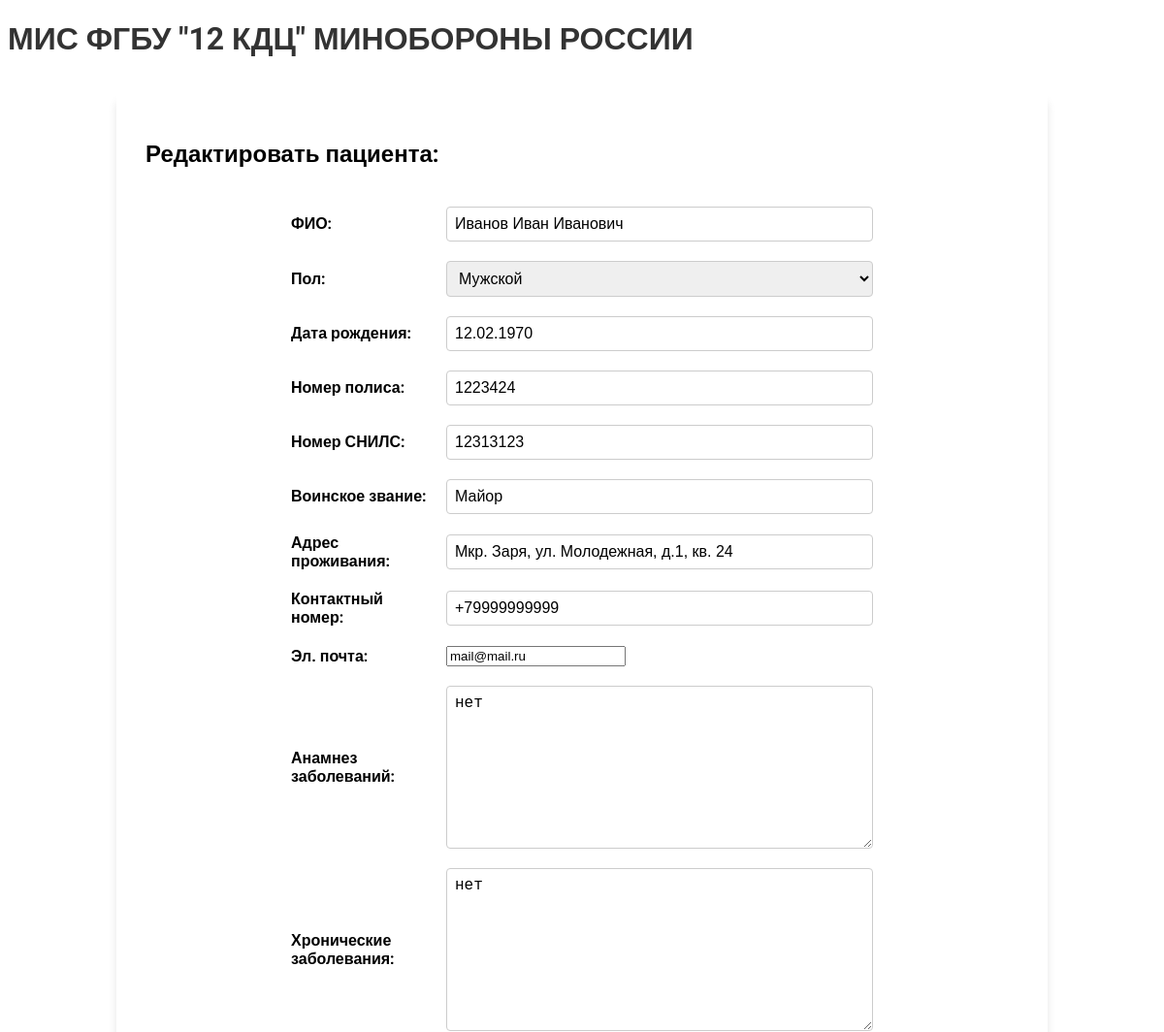
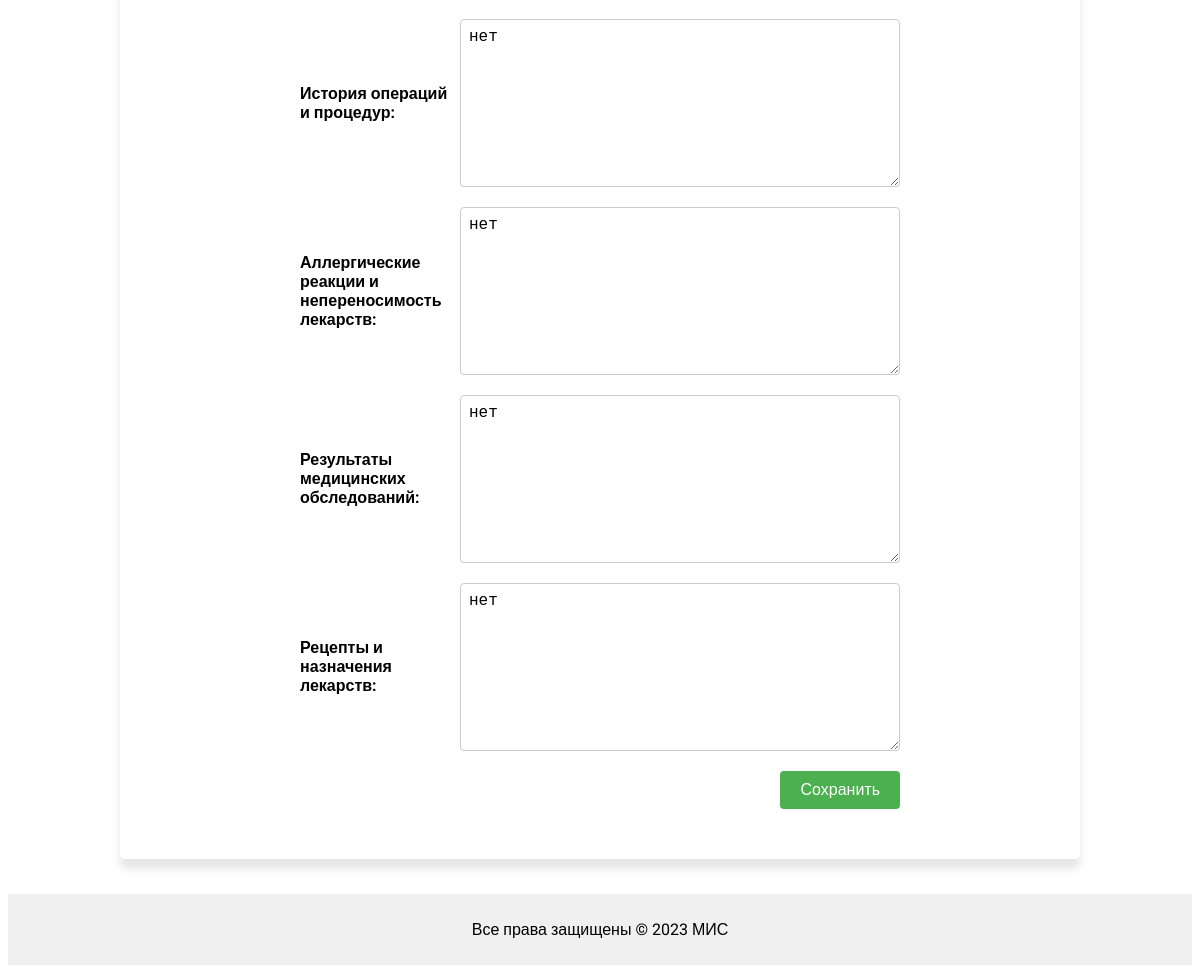
Page /patients/1/edit/ on the committed database (2 pictures, top to bottom).
### medical/models.py (models this page shows, shortened)
class Patient(models.Model):
    full_name = models.CharField(verbose_name='ФИО', max_length=100)
    gender = models.CharField(verbose_name='Пол', max_length=10, choices=[('M', 'Мужской'), ('F', 'Женский')])
    birth_date = models.DateField(verbose_name='Дата рождения')
    insurance_number = models.CharField(verbose_name='Номер полиса', max_length=20)
    snils_number = models.CharField(verbose_name='Номер СНИЛС', max_length=20)
    military_rank = models.CharField(verbose_name='Воинское звание', max_length=50, blank=True, null=True)
    address = models.CharField(verbose_name='Адрес проживания', max_length=100)
    contact_number = models.CharField(verbose_name='Контактный номер', max_length=20)
    email = models.EmailField(verbose_name='Эл. почта', max_length=100)
    medical_history = models.TextField(verbose_name='Анамнез заболеваний')
    chronic_conditions = models.TextField(verbose_name='Хронические заболевания')
    surgeries = models.TextField(verbose_name='История операций и процедур')
    allergies = models.TextField(verbose_name='Аллергические реакции и непереносимость лекарств')
    medical_tests = models.TextField(verbose_name='Результаты медицинских обследований')
    prescriptions = models.TextField(verbose_name='Рецепты и назначения лекарств')

### medical/views.py (the view)
# urls.py: path('patients/<int:patient_id>/edit/', views.edit_patient, name='edit_patient'),
def edit_patient(request, patient_id):
    patient = get_object_or_404(Patient, id=patient_id)
    if request.method == 'POST':
        form = PatientForm(request.POST, instance=patient)
        if form.is_valid():
            form.save()
            return redirect('patient_detail', patient_id=patient.id)
    else:
        form = PatientForm(instance=patient)
    return render(request, 'edit_patient.html', {'form': form})

### medical/forms.py
class PatientForm(forms.ModelForm):
    birth_date = forms.DateField(input_formats=['%d.%m.%Y'])
    class Meta:
        model = Patient
        fields = '__all__'

### medical/context_processors.py (called while the page is built)
def is_medregistrator(request):
    return {
        'is_medregistrator': request.user.groups.filter(name='Медрегистратор').exists()
    }

def is_doctor(request):
    return {
        'is_doctor': request.user.groups.filter(name='Doctors').exists()
    }

### medical/templates/edit_patient.html (shortened to what this page needs)
{% extends 'base.html' %}
{% block content %}
<h2>Редактировать пациента: {{ patient.full_name }}</h2>
<form method="post" class="patient-form">
    <div class="form-section">
        <label for="{{ form.full_name.id_for_label }}">ФИО:</label>
        {{ form.full_name }}
    </div>
    <div class="form-section">
        <label for="{{ form.gender.id_for_label }}">Пол:</label>
        {{ form.gender }}
    </div>
    <div class="form-section">
        <label for="{{ form.birth_date.id_for_label }}">Дата рождения:</label>
        {{ form.birth_date }}
    </div>
    <div class="form-section">
        <label for="{{ form.insurance_number.id_for_label }}">Номер полиса:</label>
        {{ form.insurance_number }}
    </div>
    <div class="form-section">
        <label for="{{ form.snils_number.id_for_label }}">Номер СНИЛС:</label>
        {{ form.snils_number }}
    </div>
    <div class="form-section">
        <label for="{{ form.military_rank.id_for_label }}">Воинское звание:</label>
        {{ form.military_rank }}
    </div>
    <div class="form-section">
        <label for="{{ form.address.id_for_label }}">Адрес проживания:</label>
        {{ form.address }}
    </div>
    <div class="form-section">
        <label for="{{ form.contact_number.id_for_label }}">Контактный номер:</label>
        {{ form.contact_number }}
    </div>
    <div class="form-section">
        <label for="{{ form.email.id_for_label }}">Эл. почта:</label>
        {{ form.email }}
    </div>
    <div class="form-section">
        <label for="{{ form.medical_history.id_for_label }}">Анамнез заболеваний:</label>
        {{ form.medical_history }}
    </div>
    <div class="form-section">
        <label for="{{ form.chronic_conditions.id_for_label }}">Хронические заболевания:</label>
        {{ form.chronic_conditions }}
    </div>
    <div class="form-section">
        <label for="{{ form.surgeries.id_for_label }}">История операций и процедур:</label>
        {{ form.surgeries }}
    </div>
    <div class="form-section">
        <label for="{{ form.allergies.id_for_label }}">Аллергические реакции и непереносимость лекарств:</label>
        {{ form.allergies }}
    </div>
    <div class="form-section">
        <label for="{{ form.medical_tests.id_for_label }}">Результаты медицинских обследований:</label>
        {{ form.medical_tests }}
    </div>
    <div class="form-section">
        <label for="{{ form.prescriptions.id_for_label }}">Рецепты и назначения лекарств:</label>
        {{ form.prescriptions }}
    </div>
    <div class="button-container">
        <button type="submit" class="btn-save">Сохранить</button>
    </div>
</form>
{% endblock %}

### medical/static/styles.css (style rules this page uses)
body { font-family: "Roboto", Arial, sans-serif; }
h1, h2, h3, h4, h5, h6 { font-family: "Roboto", Arial, sans-serif; font-weight: bold; }
.patient-form { max-width: 600px; margin: 0 auto; padding: 20px; }
.form-section { display: flex; align-items: center; margin-bottom: 20px; }
.form-section label { flex-basis: 150px; font-weight: bold; margin-right: 10px; }
.form-section input[type="text"], .form-section select, .form-section textarea { flex: 1; padding: 8px; border: 1px solid #ccc; border-radius: 4px; font-size: 16px; }
.form-section textarea { resize: vertical; height: 150px; }
.button-container { display: flex; justify-content: flex-end; margin-top: 20px; }
.btn-save { padding: 10px 20px; font-size: 16px; background-color: #4CAF50; color: white; border: none; border-radius: 4px; cursor: pointer; transition: background-color 0.3s ease; }

### rows in the picture
Patient: full_name "Иванов Иван Иванович", gender "Мужской", birth_date "12.02.1970", insurance_number "1223424", snils_number "12313123", military_rank "Майор", address "Мкр. Заря, ул. Молодежная, д.1, кв. 24", contact_number "+79999999999", email "mail@mail.ru", medical_history "нет", chronic_conditions "нет", surgeries "нет", allergies "нет", medical_tests "нет", prescriptions "нет"
